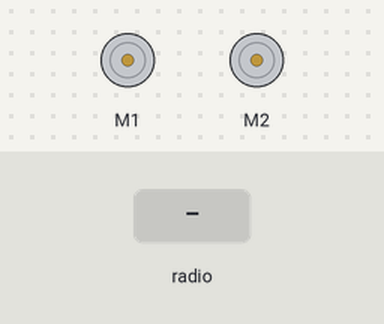
This program was run on a simulated BBC micro:bit (MakeCode). Shown: 2 × DC motor (green arrow = forward, orange = backward, longer = faster). The inputs (shaded band) are chosen by the test bench.

Above: at 1.2 s.
1.3 s: radio message "Stop" arrives
2.8 s: radio message "Recule" arrives
At 3.2 s:
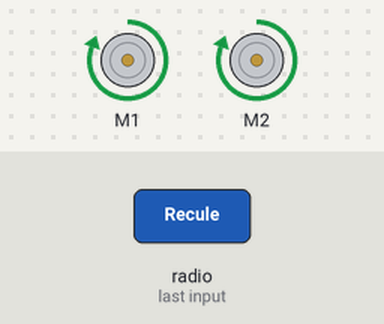
4.3 s: radio message "Droite" arrives
At 5.5 s:
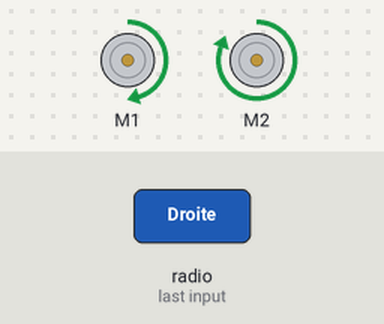
5.8 s: radio message "Gauche" arrives
At 6.7 s:
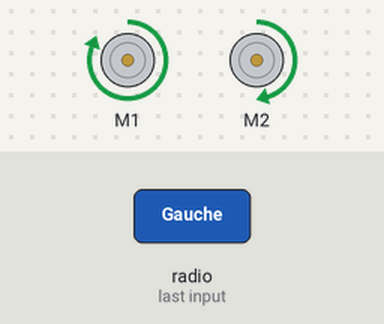
7.3 s: radio message "Avance" arrives
At 7.9 s:
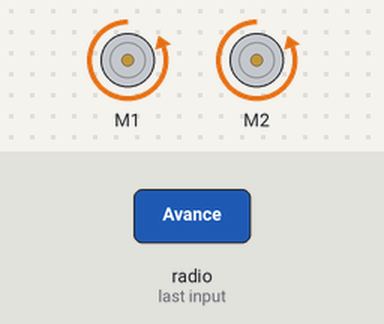
Timing chart, 0 to 9.8 s (numbered marks = the images above; inputs shaded):
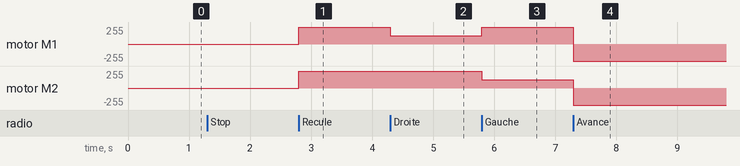

Measured:
- after the input at 2.8 s, motor M1, motor M2: stopped → forward 255/255 at once
- after the input at 4.3 s, motor M1: forward 255/255 → forward 121/255 at once
- after the input at 5.8 s, motor M1: forward 121/255 → forward 255/255 at once; motor M2: forward 255/255 → forward 121/255 at once
- after the input at 7.3 s, motor M1: forward 255/255 → backward 255/255 at once; motor M2: forward 121/255 → backward 255/255 at once

The program:

main.ts
```typescript
radio.onReceivedString(function (receivedString) {
    if (receivedString == "Stop") {
        maqueen.motorRun(maqueen.Motors.All, maqueen.Dir.CW, 0)
    }
    if (receivedString == "Recule") {
        maqueen.motorRun(maqueen.Motors.All, maqueen.Dir.CW, 255)
    }
    if (receivedString == "Droite") {
        maqueen.motorRun(maqueen.Motors.M1, maqueen.Dir.CW, 121)
        maqueen.motorRun(maqueen.Motors.M2, maqueen.Dir.CW, 255)
    }
    if (receivedString == "Gauche") {
        maqueen.motorRun(maqueen.Motors.M2, maqueen.Dir.CW, 121)
        maqueen.motorRun(maqueen.Motors.M1, maqueen.Dir.CW, 255)
    }
    if (receivedString == "Avance") {
        maqueen.motorRun(maqueen.Motors.All, maqueen.Dir.CCW, 255)
    }
})
radio.setGroup(69)
basic.forever(function () {

})
```

test.ts
```typescript
// les tests vont ici ; cela ne sera pas compilé si ce paquet est utilisé en tant qu'extension.
```
